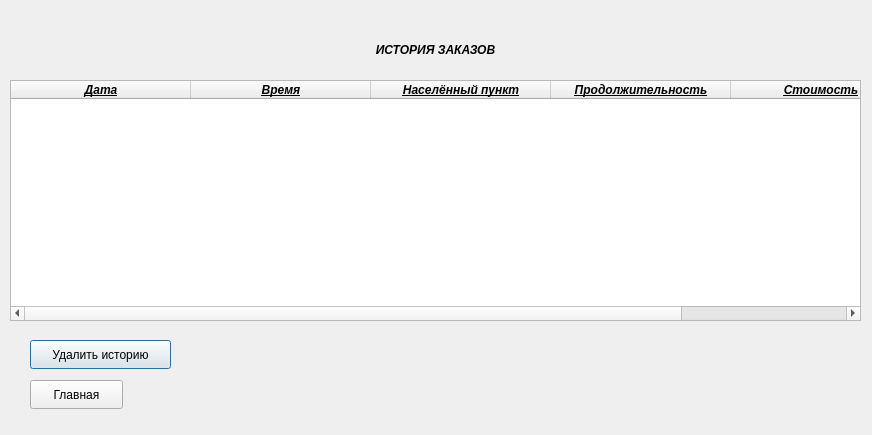
<?xml version="1.0" encoding="UTF-8"?>
<ui version="4.0">
 <class>Istoria10</class>
 <widget class="QDialog" name="Istoria10">
  <property name="geometry">
   <rect>
    <x>0</x>
    <y>0</y>
    <width>872</width>
    <height>435</height>
   </rect>
  </property>
  <property name="windowTitle">
   <string>Dialog</string>
  </property>
  <widget class="QTableWidget" name="tableWidget">
   <property name="geometry">
    <rect>
     <x>10</x>
     <y>80</y>
     <width>851</width>
     <height>241</height>
    </rect>
   </property>
   <property name="lineWidth">
    <number>7</number>
   </property>
   <attribute name="horizontalHeaderCascadingSectionResizes">
    <bool>true</bool>
   </attribute>
   <attribute name="horizontalHeaderDefaultSectionSize">
    <number>180</number>
   </attribute>
   <attribute name="horizontalHeaderShowSortIndicator" stdset="0">
    <bool>true</bool>
   </attribute>
   <attribute name="horizontalHeaderStretchLastSection">
    <bool>true</bool>
   </attribute>
   <attribute name="verticalHeaderCascadingSectionResizes">
    <bool>false</bool>
   </attribute>
   <attribute name="verticalHeaderMinimumSectionSize">
    <number>50</number>
   </attribute>
   <attribute name="verticalHeaderDefaultSectionSize">
    <number>50</number>
   </attribute>
   <column>
    <property name="text">
     <string>Дата</string>
    </property>
    <property name="font">
     <font>
      <italic>true</italic>
      <bold>true</bold>
      <underline>true</underline>
     </font>
    </property>
    <property name="background">
     <color alpha="30">
      <red>0</red>
      <green>0</green>
      <blue>0</blue>
     </color>
    </property>
   </column>
   <column>
    <property name="text">
     <string>Время</string>
    </property>
    <property name="font">
     <font>
      <italic>true</italic>
      <bold>true</bold>
      <underline>true</underline>
     </font>
    </property>
    <property name="background">
     <color alpha="30">
      <red>0</red>
      <green>0</green>
      <blue>0</blue>
     </color>
    </property>
   </column>
   <column>
    <property name="text">
     <string>Населённый пункт</string>
    </property>
    <property name="font">
     <font>
      <italic>true</italic>
      <bold>true</bold>
      <underline>true</underline>
      <strikeout>false</strikeout>
     </font>
    </property>
    <property name="background">
     <color alpha="30">
      <red>0</red>
      <green>0</green>
      <blue>0</blue>
     </color>
    </property>
   </column>
   <column>
    <property name="text">
     <string>Продолжительность</string>
    </property>
    <property name="font">
     <font>
      <italic>true</italic>
      <bold>true</bold>
      <underline>true</underline>
     </font>
    </property>
    <property name="background">
     <color alpha="30">
      <red>0</red>
      <green>0</green>
      <blue>0</blue>
     </color>
    </property>
   </column>
   <column>
    <property name="text">
     <string>Стоимость</string>
    </property>
    <property name="font">
     <font>
      <italic>true</italic>
      <bold>true</bold>
      <underline>true</underline>
     </font>
    </property>
    <property name="background">
     <color alpha="30">
      <red>0</red>
      <green>0</green>
      <blue>0</blue>
     </color>
    </property>
   </column>
  </widget>
  <widget class="QPushButton" name="pushButton">
   <property name="geometry">
    <rect>
     <x>30</x>
     <y>340</y>
     <width>141</width>
     <height>29</height>
    </rect>
   </property>
   <property name="text">
    <string>Удалить историю</string>
   </property>
  </widget>
  <widget class="QPushButton" name="pushButton_2">
   <property name="geometry">
    <rect>
     <x>30</x>
     <y>380</y>
     <width>93</width>
     <height>29</height>
    </rect>
   </property>
   <property name="text">
    <string>Главная</string>
   </property>
  </widget>
  <widget class="QLabel" name="label">
   <property name="geometry">
    <rect>
     <x>360</x>
     <y>40</y>
     <width>151</width>
     <height>20</height>
    </rect>
   </property>
   <property name="text">
    <string>&lt;html&gt;&lt;head/&gt;&lt;body&gt;&lt;p align=&quot;center&quot;&gt;&lt;span style=&quot; font-weight:700; font-style:italic;&quot;&gt;ИСТОРИЯ ЗАКАЗОВ&lt;/span&gt;&lt;/p&gt;&lt;/body&gt;&lt;/html&gt;</string>
   </property>
  </widget>
 </widget>
 <resources/>
 <connections/>
</ui>
